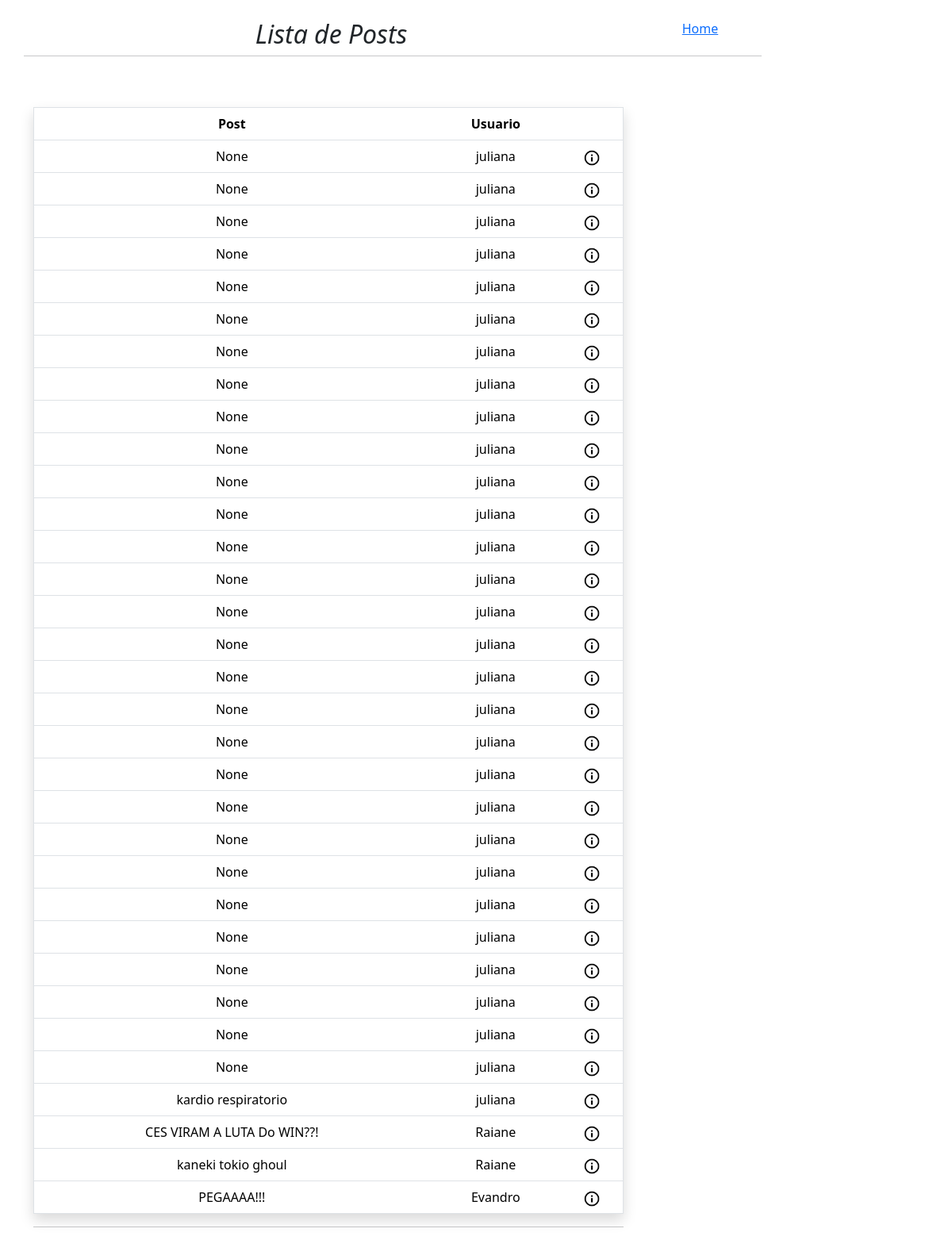
/ListaPost (signed in), run on the app's committed database.
### estudo/models.py (models this page shows, shortened)
class Post(db.Model):
    id = db.Column(db.Integer, primary_key=True)
    data_criacao = db.Column(db.DateTime, default=datetime.utcnow())
    mensagem = db.Column(db.Integer, nullable=True)
    imagem = db.Column(db.Integer, nullable=True, default='default.png')
    user_id = db.Column(db.Integer, db.ForeignKey('user.id'), nullable=True)
    comentario = db.relationship('PostComentario', backref='post', lazy=True)

class User(db.Model, UserMixin):
    id = db.Column(db.Integer, primary_key=True)
    nome = db.Column(db.String, nullable=True)
    sobrenome = db.Column(db.String, nullable=True)
    sexo = db.Column(db.String, nullable=True)
    nascimento = db.Column(db.Integer, nullable=True)
    telefone = db.Column(db.Integer, nullable=True)
    email = db.Column(db.String, unique=True, nullable=True)
    senha = db.Column(db.String, nullable=True)
    posts = db.relationship('Post', backref='user', lazy=True)
    post_comentario = db.relationship('PostComentario', backref='user', lazy=True)

### estudo/routes.py (the view)
@app.route('/ListaPost')
@login_required
def listaPost():
    posts = Post.query.all()
    return render_template('PostLista.html', posts=posts)

### estudo/models.py (called while the page is built)
@login_manager.user_loader
def load_user(user_id):       #DECORADOR
    return User.query.get(int(user_id))

### estudo/templates/PostLista.html
{% extends "reprise.html" %}
{% block content %}
    <div class="container  text-center">
        <div class="row mt-4 col-10">
            <div class="col"><i><h2>Lista de Posts</h2></i></div>
            <div class="col-2"><a href="{{url_for('home')}}">Home</a></div>
            <hr>
        </div>
        <div class="col-8 mt-5">
            <table class="table border shadow">
                <thead>
                    <tr>
                        <th>Post</th>
                        <th>Usuario</th>
                        <th></th>
                    </tr>
                </thead>
                <tbody>
                    {% for dado in posts %}
                        <tr>
                            <td>{{ dado.mensagem }}</td>
                            <td>{{ dado.user.nome }}</td>
                            <td><a href="{{url_for('PostDetail', id=dado.id)}}"><img src="{{url_for('static', filename='img/icon.png')}}" alt="" style="width: 20px;"></a></td>
                        </tr>
                    {% endfor %}
                </tbody>
            </table>
            <hr>
        </div>
    </div>
{% endblock %}

### data on the page
Post: mensagem "None", user.nome "juliana"
Post: mensagem "None", user.nome "juliana"
Post: mensagem "None", user.nome "juliana"
Post: mensagem "None", user.nome "juliana"
Post: mensagem "None", user.nome "juliana"
Post: mensagem "None", user.nome "juliana"
Post: mensagem "None", user.nome "juliana"
Post: mensagem "None", user.nome "juliana"
Post: mensagem "None", user.nome "juliana"
Post: mensagem "None", user.nome "juliana"
Post: mensagem "None", user.nome "juliana"
Post: mensagem "None", user.nome "juliana"
Post: mensagem "None", user.nome "juliana"
Post: mensagem "None", user.nome "juliana"
Post: mensagem "None", user.nome "juliana"
Post: mensagem "None", user.nome "juliana"
Post: mensagem "None", user.nome "juliana"
Post: mensagem "None", user.nome "juliana"
Post: mensagem "None", user.nome "juliana"
Post: mensagem "None", user.nome "juliana"
Post: mensagem "None", user.nome "juliana"
Post: mensagem "None", user.nome "juliana"
Post: mensagem "None", user.nome "juliana"
Post: mensagem "None", user.nome "juliana"
Post: mensagem "None", user.nome "juliana"
Post: mensagem "None", user.nome "juliana"
Post: mensagem "None", user.nome "juliana"
Post: mensagem "None", user.nome "juliana"
Post: mensagem "None", user.nome "juliana"
Post: mensagem "kardio respiratorio", user.nome "juliana"
Post: mensagem "CES VIRAM A LUTA Do WIN??!", user.nome "Raiane"
Post: mensagem "kaneki tokio ghoul", user.nome "Raiane"
Post: mensagem "PEGAAAA!!!", user.nome "Evandro"
